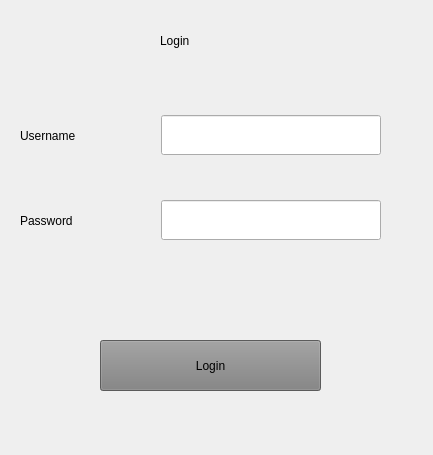
<?xml version="1.0" encoding="UTF-8"?>
<ui version="4.0">
 <class>Login</class>
 <widget class="QMainWindow" name="Login">
  <property name="geometry">
   <rect>
    <x>0</x>
    <y>0</y>
    <width>433</width>
    <height>455</height>
   </rect>
  </property>
  <property name="windowTitle">
   <string>MainWindow</string>
  </property>
  <widget class="QWidget" name="centralwidget">
   <widget class="QStackedWidget" name="stackedWidget">
    <property name="geometry">
     <rect>
      <x>10</x>
      <y>0</y>
      <width>431</width>
      <height>451</height>
     </rect>
    </property>
    <property name="currentIndex">
     <number>0</number>
    </property>
    <widget class="QWidget" name="page">
     <widget class="QLabel" name="label">
      <property name="geometry">
       <rect>
        <x>150</x>
        <y>10</y>
        <width>171</width>
        <height>61</height>
       </rect>
      </property>
      <property name="styleSheet">
       <string notr="true">font: 30pt &quot;Segoe UI&quot;;</string>
      </property>
      <property name="text">
       <string>Login</string>
      </property>
     </widget>
     <widget class="QWidget" name="layoutWidget">
      <property name="geometry">
       <rect>
        <x>10</x>
        <y>100</y>
        <width>361</width>
        <height>71</height>
       </rect>
      </property>
      <layout class="QHBoxLayout" name="horizontalLayout">
       <item>
        <widget class="QLabel" name="label_2">
         <property name="styleSheet">
          <string notr="true">font: 20pt &quot;Segoe UI&quot;;</string>
         </property>
         <property name="text">
          <string>Username</string>
         </property>
        </widget>
       </item>
       <item>
        <widget class="QLineEdit" name="lineEdit">
         <property name="minimumSize">
          <size>
           <width>220</width>
           <height>40</height>
          </size>
         </property>
         <property name="maximumSize">
          <size>
           <width>220</width>
           <height>40</height>
          </size>
         </property>
         <property name="styleSheet">
          <string notr="true"/>
         </property>
        </widget>
       </item>
      </layout>
     </widget>
     <widget class="QWidget" name="layoutWidget">
      <property name="geometry">
       <rect>
        <x>10</x>
        <y>190</y>
        <width>361</width>
        <height>61</height>
       </rect>
      </property>
      <layout class="QHBoxLayout" name="horizontalLayout_2">
       <item>
        <widget class="QLabel" name="label_3">
         <property name="styleSheet">
          <string notr="true">font: 20pt &quot;Segoe UI&quot;;</string>
         </property>
         <property name="text">
          <string>Password</string>
         </property>
        </widget>
       </item>
       <item>
        <widget class="QLineEdit" name="lineEdit_2">
         <property name="enabled">
          <bool>true</bool>
         </property>
         <property name="minimumSize">
          <size>
           <width>220</width>
           <height>40</height>
          </size>
         </property>
         <property name="maximumSize">
          <size>
           <width>220</width>
           <height>40</height>
          </size>
         </property>
         <property name="echoMode">
          <enum>QLineEdit::Password</enum>
         </property>
        </widget>
       </item>
      </layout>
     </widget>
     <widget class="QPushButton" name="pushButton_login">
      <property name="geometry">
       <rect>
        <x>90</x>
        <y>340</y>
        <width>221</width>
        <height>51</height>
       </rect>
      </property>
      <property name="styleSheet">
       <string notr="true">background-color:grey;
font:italic 16pt &quot;Noto Serif Light&quot;;</string>
      </property>
      <property name="text">
       <string>Login</string>
      </property>
     </widget>
     <widget class="QLabel" name="label_4">
      <property name="geometry">
       <rect>
        <x>0</x>
        <y>270</y>
        <width>161</width>
        <height>31</height>
       </rect>
      </property>
      <property name="text">
       <string/>
      </property>
     </widget>
    </widget>
   </widget>
  </widget>
 </widget>
 <resources/>
 <connections/>
</ui>
